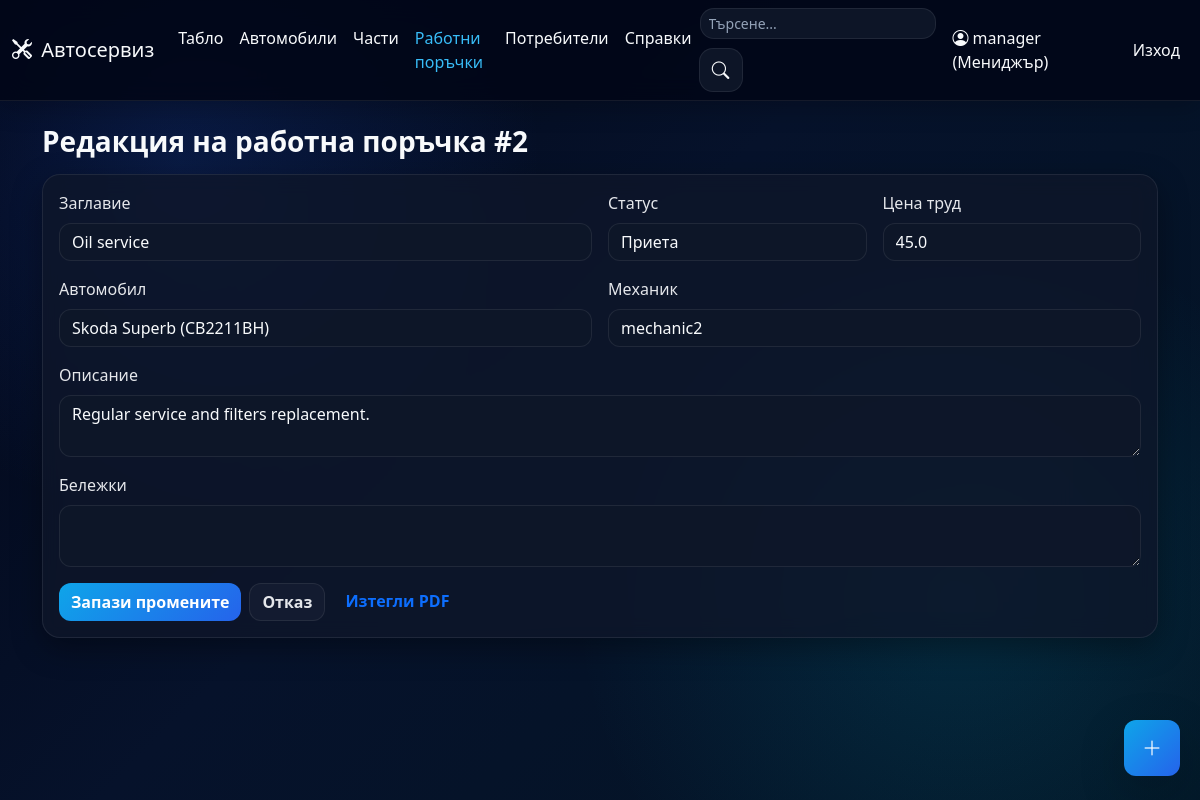
The app's page /work-orders/2/edit (signed in), older data.
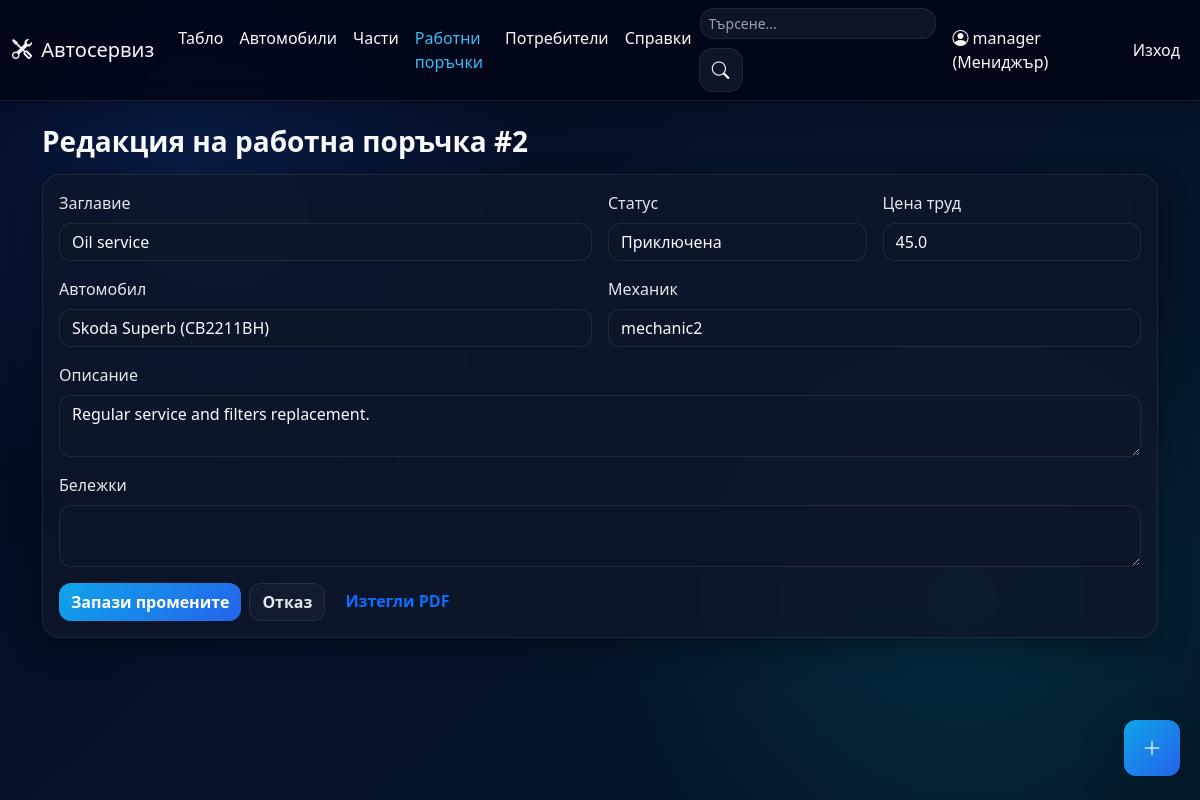
The same page, newer data.
### app/models.py (models this page shows, shortened)
class WorkOrder(db.Model):
    id = db.Column(db.Integer, primary_key=True)
    title = db.Column(db.String(150), nullable=False)
    description = db.Column(db.Text, nullable=False)
    status = db.Column(db.String(30), nullable=False, default='open')
    notes = db.Column(db.Text)
    labor_cost = db.Column(db.Float, nullable=False, default=0.0)
    created_at = db.Column(db.DateTime, default=datetime.now)
    updated_at = db.Column(db.DateTime, default=datetime.now, onupdate=datetime.now)
    car_id = db.Column(db.Integer, db.ForeignKey('car.id'), nullable=False)
    client_id = db.Column(db.Integer, db.ForeignKey('user.id'))
    mechanic_id = db.Column(db.Integer, db.ForeignKey('user.id'))
    created_by_id = db.Column(db.Integer, db.ForeignKey('user.id'))
    client = db.relationship('User', foreign_keys=[client_id], backref='client_orders')
    mechanic = db.relationship('User', foreign_keys=[mechanic_id], backref='assigned_orders')
    created_by = db.relationship('User', foreign_keys=[created_by_id], backref='created_orders')
    parts = db.relationship('WorkOrderPart', backref='work_order', lazy=True, cascade='all, delete-orphan')

class Car(db.Model):
    id = db.Column(db.Integer, primary_key=True)
    vin = db.Column(db.String(64), unique=True, nullable=False)
    registration_number = db.Column(db.String(32), unique=True)
    make = db.Column(db.String(80), nullable=False)
    model = db.Column(db.String(80), nullable=False)
    year = db.Column(db.Integer)
    owner_name = db.Column(db.String(120), nullable=False)
    owner_phone = db.Column(db.String(30))
    image_filename = db.Column(db.String(255))
    user_id = db.Column(db.Integer, db.ForeignKey('user.id'))
    created_at = db.Column(db.DateTime, default=datetime.now)
    orders = db.relationship('WorkOrder', backref='car', lazy=True, cascade='all, delete-orphan')

class User(UserMixin, db.Model):
    id = db.Column(db.Integer, primary_key=True)
    username = db.Column(db.String(80), unique=True, nullable=False)
    password_hash = db.Column(db.String(255), nullable=False)
    role = db.Column(db.String(20), nullable=False, default='client')
    full_name = db.Column(db.String(120))
    phone = db.Column(db.String(30))
    created_at = db.Column(db.DateTime, default=datetime.now)
    cars = db.relationship('Car', backref='user', lazy=True)

### app/routes_orders.py (the view, shortened to what this page needs)
    @app.route('/work-orders/<int:order_id>/edit', methods=['GET', 'POST'])
    @login_required
    def edit_work_order(order_id):
        order = WorkOrder.query.get_or_404(order_id)
        if not order_edit_allowed(order):
            flash('Нямате право да редактирате тази поръчка.', 'danger')
            return redirect(url_for('list_work_orders'))
        cars = Car.query.order_by(Car.make.asc(), Car.model.asc()).all() if current_user.role == 'manager' else [order.car]
        mechanics = User.query.filter_by(role='mechanic').order_by(User.username.asc()).all()
        return render_template('edit_work_order.html', order=order, cars=cars, mechanics=mechanics)

### app/route_support.py (called while the page is built)
def register_template_helpers(app):
    @app.context_processor
    def inject_status_helpers():
        return {
            'status_label': status_label,
            'status_badge': status_badge,
            'status_meta': STATUS_META,
            'role_label': role_label,
            'pdf_export_enabled': pdf_export_available(),
        }

def role_label(role: str) -> str:
    return ROLE_META.get(role, role)

def load_pdf_dependencies():
    pagesizes = import_module('reportlab.lib.pagesizes')
    utils = import_module('reportlab.lib.utils')
    pdfbase = import_module('reportlab.pdfbase')
    ttfonts = import_module('reportlab.pdfbase.ttfonts')
    pdfgen = import_module('reportlab.pdfgen.canvas')
    return {
        'A4': pagesizes.A4,
        'simple_split': utils.simpleSplit,
        'pdfmetrics': pdfbase.pdfmetrics,
        'ttfont': ttfonts.TTFont,
        'canvas': pdfgen,
    }

def pdf_export_available() -> bool:
    try:
        load_pdf_dependencies()
    except ImportError:
        return False
    return True

### app/templates/edit_work_order.html (shortened to what this page needs)
{% extends "base.html" %}
{% block content %}
<h3 class="mb-3">Редакция на работна поръчка #{{ order.id }}</h3>
<div class="card"><div class="card-body">
  <form method="post" class="row g-3">
    <div class="col-md-6"><label class="form-label">Заглавие</label><input class="form-control" name="title" value="{{ order.title }}" required></div>
    <div class="col-md-3"><label class="form-label">Статус</label><select class="form-select" name="status"><option value="open" {% if order.status == 'open' %}selected{% endif %}>Приета</option><option value="completed" {% if order.status == 'completed' %}selected{% endif %}>Приключена</option></select></div>
    <div class="col-md-3"><label class="form-label">Цена труд</label><input class="form-control" name="labor_cost" type="number" min="0" step="0.01" value="{{ order.labor_cost }}"></div>
    {% if current_user.role == 'manager' %}
    <div class="col-md-6"><label class="form-label">Автомобил</label><select class="form-select" name="car_id">{% for car in cars %}<option value="{{ car.id }}" {% if order.car_id == car.id %}selected{% endif %}>{{ car.make }} {{ car.model }} ({{ car.registration_number or car.vin }})</option>{% endfor %}</select></div>
    <div class="col-md-6"><label class="form-label">Механик</label><select class="form-select" name="mechanic_id"><option value="">Без механик</option>{% for mechanic in mechanics %}<option value="{{ mechanic.id }}" {% if order.mechanic_id == mechanic.id %}selected{% endif %}>{{ mechanic.username }}</option>{% endfor %}</select></div>
    {% else %}
    <div class="col-md-6"><label class="form-label">Механик</label><input class="form-control" value="{{ order.mechanic.username if order.mechanic else current_user.username }}" disabled></div>
    {% endif %}
    <div class="col-12"><label class="form-label">Описание</label><textarea class="form-control" name="description" required>{{ order.description }}</textarea></div>
    <div class="col-12"><label class="form-label">Бележки</label><textarea class="form-control" name="notes">{{ order.notes or '' }}</textarea></div>
    <div class="col-12 d-flex gap-2"><button class="btn btn-primary">Запази промените</button><a class="btn btn-outline-secondary" href="{{ url_for('list_work_orders') }}">Отказ</a>{% if pdf_export_enabled %}<a class="btn btn-outline-primary" href="{{ url_for('work_order_pdf', order_id=order.id) }}">Изтегли PDF</a>{% endif %}</div>
  </form>
</div></div>
{% endblock %}

Row changes from the older to the newer data that the page shows:
changed WorkOrder "Oil service": status "Приета" → "Приключена"
